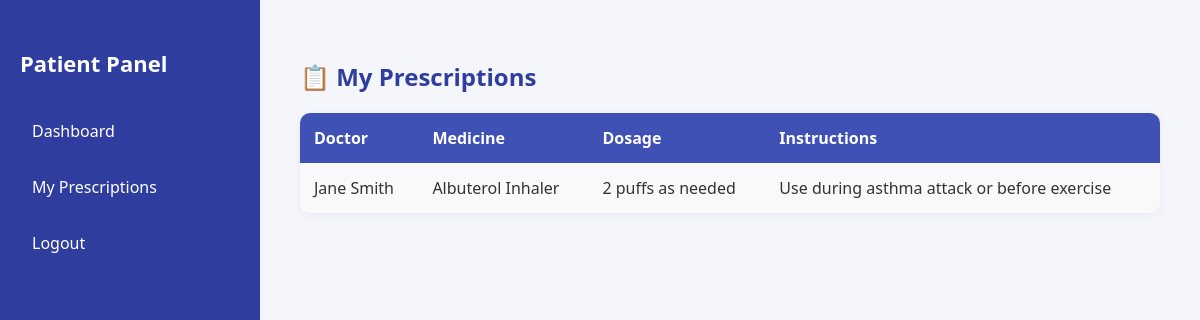
/pages/patient-prescriptions.php (signed in), run on the app's committed database.
### tables this page shows
CREATE TABLE `prescriptions` (
  `prescription_id` int(11) NOT NULL,
  `record_id` int(11) NOT NULL,
  `medicine_name` varchar(100) NOT NULL,
  `dosage` varchar(50) NOT NULL,
  `instructions` text NOT NULL
);

CREATE TABLE `users` (
  `user_id` int(11) NOT NULL,
  `username` varchar(50) NOT NULL,
  `password_hash` varchar(255) NOT NULL,
  `role` enum('Patient','Doctor','Admin') NOT NULL,
  `email` varchar(100) NOT NULL,
  `phone_number` varchar(15) NOT NULL,
  `full_name` varchar(100) NOT NULL
);

### pages/patient-prescriptions.php (the view, shortened to what this page needs)
<?php
require_once '../includes/connect-db.php';
$loggedInUserId = $_SESSION['user_id'];
$stmt = $pdo->prepare("SELECT patient_id FROM patients WHERE user_id = ?");
$stmt->execute([$loggedInUserId]);
$patient = $stmt->fetch();
$patientId = $patient['patient_id'];
$stmt = $pdo->prepare("SELECT u.full_name AS doctor_name, pr.medicine_name, pr.dosage, pr.instructions
                       FROM prescriptions pr
                       JOIN medicalrecords mr ON pr.record_id = mr.record_id
                       JOIN doctors d ON mr.doctor_id = d.doctor_id
                       JOIN users u ON d.user_id = u.user_id
                       WHERE mr.patient_id = ?");
$stmt->execute([$patientId]);
$prescriptions = $stmt->fetchAll();
?>
<!DOCTYPE html>
<html lang="en">
<head>
    <link rel="stylesheet" href="../assets/css/style.css">
</head>
<body>
<div class="sidebar">
    <h2>Patient Panel</h2>
    <a href="patient-dashboard.php">Dashboard</a>
    <a href="patient-prescriptions.php">My Prescriptions</a>
    <a href="logout.php">Logout</a>
</div>
<div class="main-content">
    <h2>📋 My Prescriptions</h2>
    <table>
        <tr>
            <th>Doctor</th>
            <th>Medicine</th>
            <th>Dosage</th>
            <th>Instructions</th>
        </tr>
        <?php foreach ($prescriptions as $pres): ?>
            <tr>
                <td><?= htmlspecialchars($pres['doctor_name']) ?></td>
                <td><?= htmlspecialchars($pres['medicine_name']) ?></td>
                <td><?= htmlspecialchars($pres['dosage']) ?></td>
                <td><?= htmlspecialchars($pres['instructions']) ?></td>
            </tr>
        <?php endforeach; ?>
    </table>
</div>
</body>
</html>

### assets/css/style.css (style rules this page uses)
body { margin: 0; font-family: 'Segoe UI', Tahoma, Geneva, Verdana, sans-serif; background-color: #f7f9fc; color: #333; }

### pages/patient-prescriptions.php (style rules this page uses)
body { font-family: 'Segoe UI', sans-serif; background-color: #f4f6fc; margin: 0; display: flex; }
.sidebar { width: 220px; background-color: #2f3e9e; color: white; height: 100vh; padding: 30px 20px; }
.sidebar h2 { font-size: 22px; margin-bottom: 30px; }
.sidebar a { display: block; color: white; text-decoration: none; padding: 12px; border-radius: 6px; margin-bottom: 10px; transition: background 0.3s; }
.main-content { flex-grow: 1; padding: 40px; }
.main-content h2 { color: #2f3e9e; }
table { width: 100%; border-collapse: collapse; background-color: #fff; border-radius: 10px; box-shadow: 0 2px 10px rgba(0,0,0,0.05); overflow: hidden; }
th, td { padding: 14px; text-align: left; }
th { background-color: #3f51b5; color: white; }
tr:nth-child(even) { background-color: #f9f9f9; }

### data on the page
prescriptions: users.full_name "Jane Smith", medicine_name "Albuterol Inhaler", dosage "2 puffs as needed", instructions "Use during asthma attack or before exercise"
